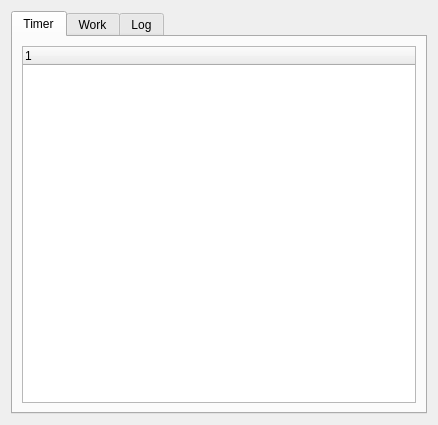
<?xml version="1.0" encoding="UTF-8"?>
<ui version="4.0">
 <class>Form</class>
 <widget class="QWidget" name="Form">
  <property name="geometry">
   <rect>
    <x>0</x>
    <y>0</y>
    <width>438</width>
    <height>425</height>
   </rect>
  </property>
  <property name="windowTitle">
   <string>VizkitInfo</string>
  </property>
  <layout class="QVBoxLayout" name="verticalLayout_4">
   <item>
    <layout class="QGridLayout" name="gridLayout" rowstretch="0" columnstretch="5">
     <item row="0" column="0">
      <widget class="QTabWidget" name="tabWidget">
       <property name="sizePolicy">
        <sizepolicy hsizetype="MinimumExpanding" vsizetype="MinimumExpanding">
         <horstretch>0</horstretch>
         <verstretch>0</verstretch>
        </sizepolicy>
       </property>
       <property name="currentIndex">
        <number>0</number>
       </property>
       <property name="tabsClosable">
        <bool>false</bool>
       </property>
       <widget class="QWidget" name="tab_2">
        <attribute name="title">
         <string>Timer</string>
        </attribute>
        <layout class="QHBoxLayout" name="horizontalLayout">
         <item>
          <widget class="QTreeWidget" name="event_tree">
           <property name="sizePolicy">
            <sizepolicy hsizetype="MinimumExpanding" vsizetype="MinimumExpanding">
             <horstretch>0</horstretch>
             <verstretch>0</verstretch>
            </sizepolicy>
           </property>
           <column>
            <property name="text">
             <string notr="true">1</string>
            </property>
           </column>
          </widget>
         </item>
        </layout>
       </widget>
       <widget class="QWidget" name="tab_task">
        <attribute name="title">
         <string>Work</string>
        </attribute>
        <layout class="QVBoxLayout" name="verticalLayout_2">
         <item>
          <layout class="QFormLayout" name="formLayout">
           <property name="fieldGrowthPolicy">
            <enum>QFormLayout::ExpandingFieldsGrow</enum>
           </property>
           <property name="labelAlignment">
            <set>Qt::AlignLeading|Qt::AlignLeft|Qt::AlignVCenter</set>
           </property>
           <item row="0" column="0">
            <widget class="QLabel" name="label_2">
             <property name="text">
              <string># Threads total:</string>
             </property>
            </widget>
           </item>
           <item row="0" column="1">
            <widget class="QLabel" name="label_threads_total">
             <property name="text">
              <string>---</string>
             </property>
             <property name="indent">
              <number>8</number>
             </property>
            </widget>
           </item>
           <item row="1" column="0">
            <widget class="QLabel" name="label_7">
             <property name="text">
              <string># Threads waiting:</string>
             </property>
            </widget>
           </item>
           <item row="1" column="1">
            <widget class="QLabel" name="label_threads_waiting">
             <property name="text">
              <string>---</string>
             </property>
             <property name="indent">
              <number>8</number>
             </property>
            </widget>
           </item>
           <item row="2" column="0">
            <widget class="QLabel" name="label">
             <property name="text">
              <string># Work waiting:</string>
             </property>
            </widget>
           </item>
           <item row="2" column="1">
            <widget class="QLabel" name="label_threads_backlog">
             <property name="text">
              <string>---</string>
             </property>
             <property name="indent">
              <number>8</number>
             </property>
            </widget>
           </item>
           <item row="3" column="0">
            <widget class="QLabel" name="label_10">
             <property name="text">
              <string>Avg. execution time:</string>
             </property>
            </widget>
           </item>
           <item row="3" column="1">
            <widget class="QLabel" name="label_execution_time">
             <property name="text">
              <string>---</string>
             </property>
             <property name="indent">
              <number>8</number>
             </property>
            </widget>
           </item>
           <item row="4" column="0">
            <widget class="QLabel" name="label_11">
             <property name="text">
              <string>Avg. waiting time:</string>
             </property>
            </widget>
           </item>
           <item row="4" column="1">
            <widget class="QLabel" name="label_waiting_time">
             <property name="text">
              <string>---</string>
             </property>
             <property name="indent">
              <number>8</number>
             </property>
            </widget>
           </item>
          </layout>
         </item>
         <item>
          <widget class="QTreeWidget" name="treeWidget">
           <property name="sizePolicy">
            <sizepolicy hsizetype="MinimumExpanding" vsizetype="MinimumExpanding">
             <horstretch>0</horstretch>
             <verstretch>0</verstretch>
            </sizepolicy>
           </property>
           <column>
            <property name="text">
             <string notr="true">1</string>
            </property>
           </column>
          </widget>
         </item>
        </layout>
       </widget>
       <widget class="QWidget" name="tab_log">
        <attribute name="title">
         <string>Log</string>
        </attribute>
        <layout class="QVBoxLayout" name="verticalLayout">
         <item>
          <widget class="QTextBrowser" name="log_text_browser">
           <property name="sizePolicy">
            <sizepolicy hsizetype="MinimumExpanding" vsizetype="MinimumExpanding">
             <horstretch>0</horstretch>
             <verstretch>0</verstretch>
            </sizepolicy>
           </property>
           <property name="html">
            <string>&lt;!DOCTYPE HTML PUBLIC &quot;-//W3C//DTD HTML 4.0//EN&quot; &quot;http://www.w3.org/TR/REC-html40/strict.dtd&quot;&gt;
&lt;html&gt;&lt;head&gt;&lt;meta name=&quot;qrichtext&quot; content=&quot;1&quot; /&gt;&lt;style type=&quot;text/css&quot;&gt;
p, li { white-space: pre-wrap; }
&lt;/style&gt;&lt;/head&gt;&lt;body style=&quot; font-family:'Ubuntu'; font-size:11pt; font-weight:400; font-style:normal;&quot;&gt;
&lt;p style=&quot; margin-top:0px; margin-bottom:0px; margin-left:0px; margin-right:0px; -qt-block-indent:0; text-indent:0px;&quot;&gt;&lt;span style=&quot; font-family:'DejaVu Sans'; font-size:9pt;&quot;&gt;&amp;gt;&amp;gt;&amp;gt; Notifications about exceptions in the tasks &amp;lt;&amp;lt;&amp;lt;&lt;/span&gt;&lt;/p&gt;&lt;/body&gt;&lt;/html&gt;</string>
           </property>
          </widget>
         </item>
        </layout>
       </widget>
      </widget>
     </item>
    </layout>
   </item>
  </layout>
 </widget>
 <resources/>
 <connections/>
</ui>
